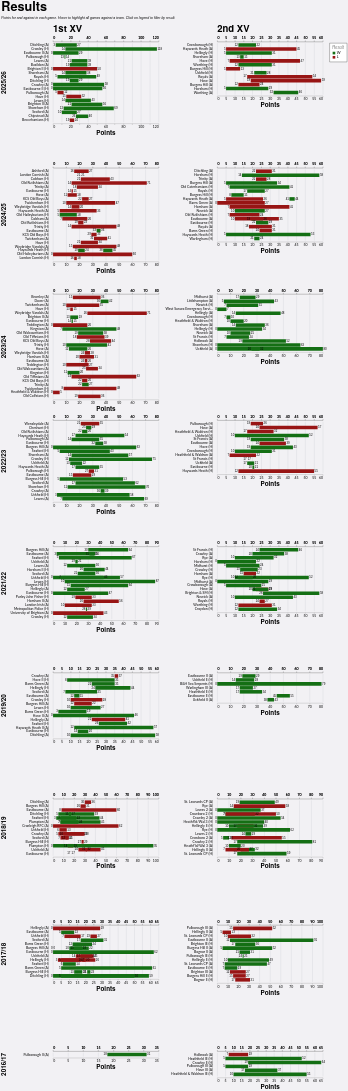

Vega-Lite specification for this chart:
### Vega-Lite specification from a JSON file in a GitHub repository (floating-point values rounded to 4 significant figures; data arrays with more than 128 entries replaced by an {"elided": "..."} marker saying what was removed)
{"config": {"axis": {"labelFont": "Lato, sans-serif", "titleFont": "PT Sans Narrow, Helvetica Neue, Helvetica, Arial, sans-serif", "labelFontSize": 13, "titleFontSize": 24, "gridColor": "#202947", "gridOpacity": 0.2}, "header": {"labelFont": "PT Sans Narrow, Helvetica Neue, Helvetica, Arial, sans-serif", "titleFont": "PT Sans Narrow, Helvetica Neue, Helvetica, Arial, sans-serif", "labelFontSize": 24, "titleFontSize": 28, "labelFontWeight": "bold", "orient": "left"}, "legend": {"labelFont": "Lato, sans-serif", "titleFont": "PT Sans Narrow, Helvetica Neue, Helvetica, Arial, sans-serif", "labelFontSize": 14, "titleFontSize": 16, "titlePadding": 5, "fillColor": "white", "strokeColor": "black", "padding": 10, "titleFontWeight": "lighter", "titleFontStyle": "italic", "titleColor": "gray", "offset": 10}, "title": {"font": "PT Sans Narrow, Helvetica Neue, Helvetica, Arial, sans-serif", "fontSize": 48, "fontWeight": "bold", "anchor": "start", "align": "center", "titlePadding": 20, "subtitlePadding": 10, "subtitleFontSize": 13, "subtitleColor": "", "subtitleFontStyle": "italic", "offset": 15, "color": "black"}, "axisX": {"labelAngle": 0}, "facet": {"title": null, "header": null, "align": {"row": "each", "column": "each"}}, "resolve": {"scale": {"y": "independent", "facet": "independent"}}, "background": "#f2f1f4", "view": {"strokeWidth": 0}}, "data": {"name": "data-70a96ed3f0d5eefd51440f1a111e921c"}, "facet": {"column": {"field": "squad", "header": {"labelAnchor": "start", "labelExpr": "datum.value + ' XV'", "labelFontSize": 36, "title": null}, "title": null, "type": "nominal"}, "row": {"field": "season", "sort": {"field": "season", "order": "descending"}, "title": null, "type": "nominal"}}, "spec": {"layer": [{"mark": {"type": "bar"}, "encoding": {"color": {"field": "result", "legend": {"orient": "right", "title": "Result", "titleOrient": "top"}, "scale": {"domain": ["W", "L"], "range": ["#146f14", "#981515"]}, "type": "nominal"}, "detail": {"field": "game_id", "type": "nominal"}, "opacity": {"condition": {"param": "param_6", "value": 1.0, "empty": true}, "value": 0.2}, "x": {"axis": {"offset": 5, "orient": "bottom"}, "field": "pf", "title": "Points", "type": "quantitative"}, "x2": {"field": "pa"}, "y": {"axis": {"domain": false, "grid": false, "offset": 15, "ticks": false, "title": null}, "field": "game_label", "sort": {"field": "date", "order": "descending"}, "title": null, "type": "nominal"}}, "name": "view_2"}, {"mark": {"type": "text", "align": "right", "dx": -2, "dy": 0}, "encoding": {"color": {"value": "black"}, "detail": {"field": "game_id", "type": "nominal"}, "opacity": {"condition": {"param": "param_6", "value": 1.0, "empty": true}, "value": 0.2}, "text": {"field": "loser", "type": "nominal"}, "x": {"axis": {"offset": 5, "orient": "top"}, "field": "loser", "title": null, "type": "quantitative"}, "y": {"axis": {"domain": false, "grid": false, "offset": 15, "ticks": false, "title": null}, "field": "game_label", "sort": {"field": "date", "order": "descending"}, "title": null, "type": "nominal"}}}, {"mark": {"type": "text", "align": "left", "dx": 2, "dy": 0}, "encoding": {"color": {"value": "black"}, "detail": {"field": "game_id", "type": "nominal"}, "opacity": {"condition": {"param": "param_6", "value": 1.0, "empty": true}, "value": 0.2}, "text": {"field": "winner", "type": "nominal"}, "x": {"axis": {"offset": 5, "orient": "top"}, "field": "winner", "title": null, "type": "quantitative"}, "y": {"axis": {"domain": false, "grid": false, "offset": 15, "ticks": false, "title": null}, "field": "game_label", "sort": {"field": "date", "order": "descending"}, "title": null, "type": "nominal"}}}], "height": {"step": 15}, "transform": [{"filter": {"param": "param_7", "empty": true}}], "width": 400}, "params": [{"name": "param_6", "select": {"type": "point", "clear": "mouseout", "fields": ["opposition"], "on": "hover"}, "views": ["view_2"]}, {"name": "param_7", "select": {"type": "point", "fields": ["result"]}, "views": ["view_2"]}], "resolve": {"scale": {"x": "independent", "y": "independent"}}, "spacing": 10, "title": {"text": "Results", "subtitle": "Points for and against in each game. Hover to highlight all games against a team. Click on legend to filter by result."}, "$schema": "https://vega.github.io/schema/vega-lite/v5.20.1.json", "datasets": {"data-70a96ed3f0d5eefd51440f1a111e921c": {"elided": "293 records"}}}
